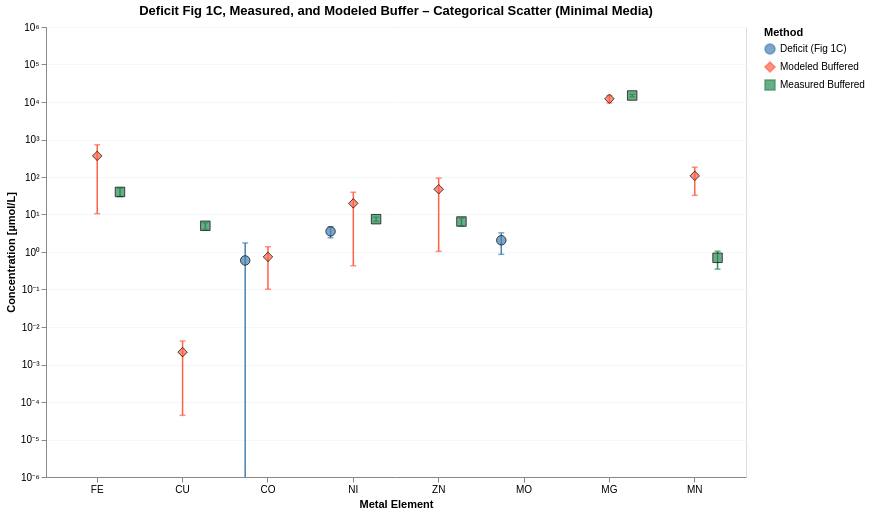

Here is the notebook cell this chart was saved with:
### Markdown cell above
### Plot 4 – Categorical scatter: Deficit Figure 1C vs. modeled vs. measured buffered concentration (Minimal Media)

Each element on the x-axis has three offset points:
- **Deficit (Fig 1C)** – ICP-MS total − simulation ± propagated error
- **Modeled Buffered** – competition-model mid-point ± half the lb/ub range
- **Measured Buffered** – experimentally measured ± std

### Code cell
DOMAIN_MIN = 1e-7
elements = results_minimal.index.tolist()

bar_df = pd.DataFrame({
    'element':         elements,
    'deficit_uM':      results_minimal['deficit_M']       * 1e6,
    'deficit_err_uM':  results_minimal['deficit_M_err']   * 1e6,
    'model_uM_lb':        est_competition_minimal_lb.reindex(elements) * 1e6,
    'model_uM_ub':        est_competition_minimal_ub.reindex(elements) * 1e6,
    'measured_uM':     meas_buf_minimal['measured_M'].reindex(elements) * 1e6,
    'measured_err_uM': meas_buf_minimal['measured_std_M'].reindex(elements) * 1e6,
}).set_index("element")


df_wide = pl.from_pandas(bar_df.reset_index()).with_columns([
    (0.5 * (pl.col("model_uM_lb") + pl.col("model_uM_ub"))).alias("model_mid_uM"),
    (0.5 * (pl.col("model_uM_ub") - pl.col("model_uM_lb")).abs()).alias("model_err_uM"),
])

_series_labels = {
    "Deficit (Fig 1C)":  ("deficit_uM",   "deficit_err_uM"),
    "Modeled Buffered":  ("model_mid_uM", "model_err_uM"),
    "Measured Buffered": ("measured_uM",  "measured_err_uM"),
}

df_long = pl.concat([
    df_wide.select([
        pl.col("element"),
        pl.col(y_col).alias("y_uM"),
        pl.col(e_col).fill_null(0).alias("y_err_uM"),
        pl.lit(label).alias("series"),
    ])
    for label, (y_col, e_col) in _series_labels.items()
]).filter(
    pl.col("y_uM").is_not_null()
).filter(
    # Keep row if it's NOT (deficit series AND negative value)
    ~((pl.col("series") == "Deficit (Fig 1C)") & (pl.col("y_uM") < 0))
).with_columns([
    pl.max_horizontal(
        pl.col("y_uM") - pl.col("y_err_uM"),
        pl.lit(DOMAIN_MIN)
    ).alias("y_lo_uM"),
    (pl.col("y_uM") + pl.col("y_err_uM")).alias("y_hi_uM"),
])

elements_ordered = bar_df.index.tolist()
_series_domain   = list(_series_labels.keys())

y_scale   = alt.Scale(type="log", domain=[1e-6, 1e6])
col_scale = alt.Scale(domain=_series_domain, range=["steelblue", "tomato", "seagreen"])
shp_scale = alt.Scale(domain=_series_domain, range=["circle", "diamond", "square"])
_legend   = alt.Legend(title="Method")

x_enc      = alt.X("element:N", sort=elements_ordered, title="Metal Element",
                   axis=alt.Axis(labelAngle=0))
xoff_enc   = alt.XOffset("series:N", sort=_series_domain)
color_enc  = alt.Color("series:N", scale=col_scale, legend=_legend)

base = alt.Chart(df_long)

points = (
    base.mark_point(filled=True, size=90, stroke="black", strokeWidth=1)
    .encode(
        x=x_enc,
        xOffset=xoff_enc,
        y=alt.Y("y_uM:Q", scale=y_scale, title="Concentration [µmol/L]",
                axis=alt.Axis(labelExpr=_log_label_unicode)),
        color=color_enc,
        shape=alt.Shape("series:N", scale=shp_scale, legend=_legend),
    )
)

# ── Error bar body (rule) ─────────────────────────────────────────────────────
err_rule = (
    base.mark_rule(strokeWidth=1.5, clip=True)
    .encode(
        x=x_enc,
        xOffset=xoff_enc,                               # ← works on mark_rule
        y=alt.Y("y_lo_uM:Q", scale=y_scale),
        y2=alt.Y2("y_hi_uM:Q"),
        color=color_enc,
    )
)

# ── Error bar caps (tick) ─────────────────────────────────────────────────────
err_cap_lo = (
    base.mark_tick(width=6, thickness=1.5, clip=True)
    .encode(x=x_enc, xOffset=xoff_enc,
            y=alt.Y("y_lo_uM:Q", scale=y_scale), color=color_enc)
)
err_cap_hi = (
    base.mark_tick(width=6, thickness=1.5, clip=True)
    .encode(x=x_enc, xOffset=xoff_enc,
            y=alt.Y("y_hi_uM:Q", scale=y_scale), color=color_enc)
)

chart8 = (err_rule + err_cap_lo + err_cap_hi + points).properties(
    width=700, height=450,
    title="Deficit Fig 1C, Measured, and Modeled Buffer – Categorical Scatter (Minimal Media)"
).configure_axis(gridColor="#f3f6fa")

chart8.save("notebooks/cofactors/buffer_figures/categorical_scatter_minimal.svg")
chart8

### Figure 1 — Vega-Lite specification as saved in the notebook (floating-point values rounded to 4 significant figures)
{"config": {"view": {"continuousWidth": 300, "continuousHeight": 300}, "axis": {"gridColor": "#f3f6fa"}}, "layer": [{"mark": {"type": "rule", "clip": true, "strokeWidth": 1.5}, "encoding": {"color": {"field": "series", "legend": {"title": "Method"}, "scale": {"domain": ["Deficit (Fig 1C)", "Modeled Buffered", "Measured Buffered"], "range": ["steelblue", "tomato", "seagreen"]}, "type": "nominal"}, "x": {"axis": {"labelAngle": 0}, "field": "element", "sort": ["FE", "CU", "CO", "NI", "ZN", "MO", "MG", "MN"], "title": "Metal Element", "type": "nominal"}, "xOffset": {"field": "series", "sort": ["Deficit (Fig 1C)", "Modeled Buffered", "Measured Buffered"], "type": "nominal"}, "y": {"field": "y_lo_uM", "scale": {"domain": [1e-06, 1000000.0], "type": "log"}, "type": "quantitative"}, "y2": {"field": "y_hi_uM"}}}, {"mark": {"type": "tick", "clip": true, "thickness": 1.5, "width": 6}, "encoding": {"color": {"field": "series", "legend": {"title": "Method"}, "scale": {"domain": ["Deficit (Fig 1C)", "Modeled Buffered", "Measured Buffered"], "range": ["steelblue", "tomato", "seagreen"]}, "type": "nominal"}, "x": {"axis": {"labelAngle": 0}, "field": "element", "sort": ["FE", "CU", "CO", "NI", "ZN", "MO", "MG", "MN"], "title": "Metal Element", "type": "nominal"}, "xOffset": {"field": "series", "sort": ["Deficit (Fig 1C)", "Modeled Buffered", "Measured Buffered"], "type": "nominal"}, "y": {"field": "y_lo_uM", "scale": {"domain": [1e-06, 1000000.0], "type": "log"}, "type": "quantitative"}}}, {"mark": {"type": "tick", "clip": true, "thickness": 1.5, "width": 6}, "encoding": {"color": {"field": "series", "legend": {"title": "Method"}, "scale": {"domain": ["Deficit (Fig 1C)", "Modeled Buffered", "Measured Buffered"], "range": ["steelblue", "tomato", "seagreen"]}, "type": "nominal"}, "x": {"axis": {"labelAngle": 0}, "field": "element", "sort": ["FE", "CU", "CO", "NI", "ZN", "MO", "MG", "MN"], "title": "Metal Element", "type": "nominal"}, "xOffset": {"field": "series", "sort": ["Deficit (Fig 1C)", "Modeled Buffered", "Measured Buffered"], "type": "nominal"}, "y": {"field": "y_hi_uM", "scale": {"domain": [1e-06, 1000000.0], "type": "log"}, "type": "quantitative"}}}, {"mark": {"type": "point", "filled": true, "size": 90, "stroke": "black", "strokeWidth": 1}, "encoding": {"color": {"field": "series", "legend": {"title": "Method"}, "scale": {"domain": ["Deficit (Fig 1C)", "Modeled Buffered", "Measured Buffered"], "range": ["steelblue", "tomato", "seagreen"]}, "type": "nominal"}, "shape": {"field": "series", "legend": {"title": "Method"}, "scale": {"domain": ["Deficit (Fig 1C)", "Modeled Buffered", "Measured Buffered"], "range": ["circle", "diamond", "square"]}, "type": "nominal"}, "x": {"axis": {"labelAngle": 0}, "field": "element", "sort": ["FE", "CU", "CO", "NI", "ZN", "MO", "MG", "MN"], "title": "Metal Element", "type": "nominal"}, "xOffset": {"field": "series", "sort": ["Deficit (Fig 1C)", "Modeled Buffered", "Measured Buffered"], "type": "nominal"}, "y": {"axis": {"labelExpr": "datum.value > 0 ? '10' + replace(replace(replace(replace(replace(replace(replace(replace(replace(replace(replace('' + round(log(datum.value)/LN10), '-','⁻'),'0','⁰'),'1','¹'),'2','²'),'3','³'),'4','⁴'),'5','⁵'),'6','⁶'),'7','⁷'),'8','⁸'),'9','⁹') : '0'"}, "field": "y_uM", "scale": {"domain": [1e-06, 1000000.0], "type": "log"}, "title": "Concentration [µmol/L]", "type": "quantitative"}}}], "data": {"name": "data-f6d6f5af7f6287a5b4f6f69dad77566a"}, "height": 450, "title": "Deficit Fig 1C, Measured, and Modeled Buffer – Categorical Scatter (Minimal Media)", "width": 700, "$schema": "https://vega.github.io/schema/vega-lite/v5.20.1.json", "datasets": {"data-f6d6f5af7f6287a5b4f6f69dad77566a": [{"element": "CO", "y_uM": 0.5957, "y_err_uM": 1.145, "series": "Deficit (Fig 1C)", "y_lo_uM": 1e-07, "y_hi_uM": 1.741}, {"element": "NI", "y_uM": 3.546, "y_err_uM": 1.154, "series": "Deficit (Fig 1C)", "y_lo_uM": 2.392, "y_hi_uM": 4.7}, {"element": "MO", "y_uM": 2.054, "y_err_uM": 1.188, "series": "Deficit (Fig 1C)", "y_lo_uM": 0.8663, "y_hi_uM": 3.242}, {"element": "FE", "y_uM": 365.7, "y_err_uM": 355.2, "series": "Modeled Buffered", "y_lo_uM": 10.52, "y_hi_uM": 720.9}, {"element": "CU", "y_uM": 0.002136, "y_err_uM": 0.002092, "series": "Modeled Buffered", "y_lo_uM": 4.407e-05, "y_hi_uM": 0.004228}, {"element": "CO", "y_uM": 0.7412, "y_err_uM": 0.6396, "series": "Modeled Buffered", "y_lo_uM": 0.1016, "y_hi_uM": 1.381}, {"element": "NI", "y_uM": 19.81, "y_err_uM": 19.38, "series": "Modeled Buffered", "y_lo_uM": 0.4311, "y_hi_uM": 39.19}, {"element": "ZN", "y_uM": 47.09, "y_err_uM": 46.05, "series": "Modeled Buffered", "y_lo_uM": 1.04, "y_hi_uM": 93.15}, {"element": "MG", "y_uM": 12180.0, "y_err_uM": 2730.0, "series": "Modeled Buffered", "y_lo_uM": 9454.0, "y_hi_uM": 14910.0}, {"element": "MN", "y_uM": 107.6, "y_err_uM": 75.16, "series": "Modeled Buffered", "y_lo_uM": 32.42, "y_hi_uM": 182.7}, {"element": "FE", "y_uM": 40.0, "y_err_uM": 10.0, "series": "Measured Buffered", "y_lo_uM": 30.0, "y_hi_uM": 50.0}, {"element": "CU", "y_uM": 5.0, "y_err_uM": 1.0, "series": "Measured Buffered", "y_lo_uM": 4.0, "y_hi_uM": 6.0}, {"element": "NI", "y_uM": 7.5, "y_err_uM": 1.0, "series": "Measured Buffered", "y_lo_uM": 6.5, "y_hi_uM": 8.5}, {"element": "ZN", "y_uM": 6.5, "y_err_uM": 1.5, "series": "Measured Buffered", "y_lo_uM": 5.0, "y_hi_uM": 8.0}, {"element": "MG", "y_uM": 14900.0, "y_err_uM": 1145.0, "series": "Measured Buffered", "y_lo_uM": 13760.0, "y_hi_uM": 16040.0}, {"element": "MN", "y_uM": 0.7, "y_err_uM": 0.35, "series": "Measured Buffered", "y_lo_uM": 0.35, "y_hi_uM": 1.05}]}}
